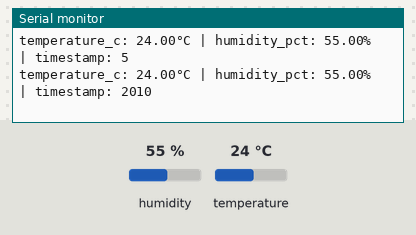
A sketch run on a simulated ESP32. On the bench: the last lines printed to the serial monitor. The inputs (shaded band) are chosen by the test bench; at power-on: humidity 55 %, temperature 24 °C.

Above: at 2.8 s.
2.9 s: humidity set to 22 %
At 4.9 s:
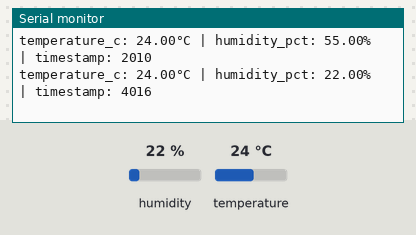
5.6 s: temperature set to 12 °C
At 6.6 s:
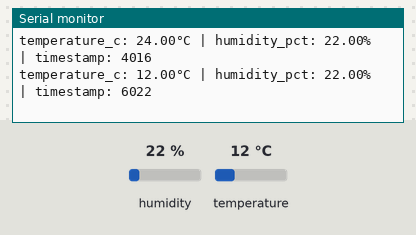
8.3 s: humidity set to 40 %
At 11.2 s:
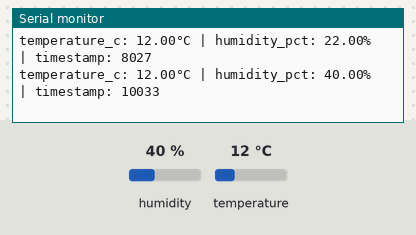
Timing chart, 0 to 12.7 s (numbered marks = the images above; inputs shaded):
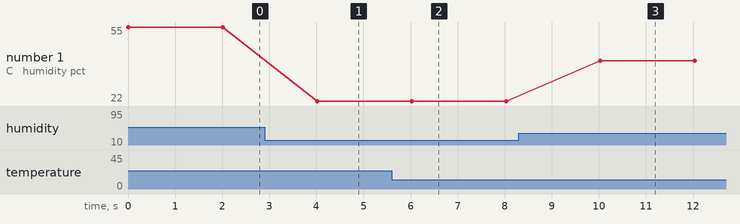

Measured:
- after the input at 2.9 s, the serial monitor: prints a new line after 1.1 s (image 1)
- after the input at 5.6 s, the serial monitor: prints a new line after 0.42 s (image 2)
- after the input at 8.3 s, the serial monitor: prints a new line after 1.7 s (image 3)
- plotted number 1: 55 → 22 after the input at 2.9 s, 22 → 40 after the input at 8.3 s

The sketch:

challenge.ino
```cpp
#include "DHT.h"

#define DHTPIN 15     // Pino onde está ligado o DHT
#define DHTTYPE DHT22 // depois podemos colocar um sensor com melhor precisão

DHT dht(DHTPIN, DHTTYPE);

void setup()
{
  Serial.begin(115200);
  dht.begin();
}

void loop()
{
  float temperatura = dht.readTemperature();
  float umidade = dht.readHumidity();

  if (isnan(temperatura) || isnan(umidade))
  {
    Serial.println("Falha ao ler o sensor DHT!");
    return;
  }

  unsigned long timestamp = millis();

  Serial.print("temperature_c: ");
  Serial.print(temperatura);
  Serial.print("°C | humidity_pct: ");
  Serial.print(umidade);
  Serial.print("% | timestamp: ");
  Serial.println(timestamp);

  delay(2000); // Lê a cada 2 segundos
}
```
